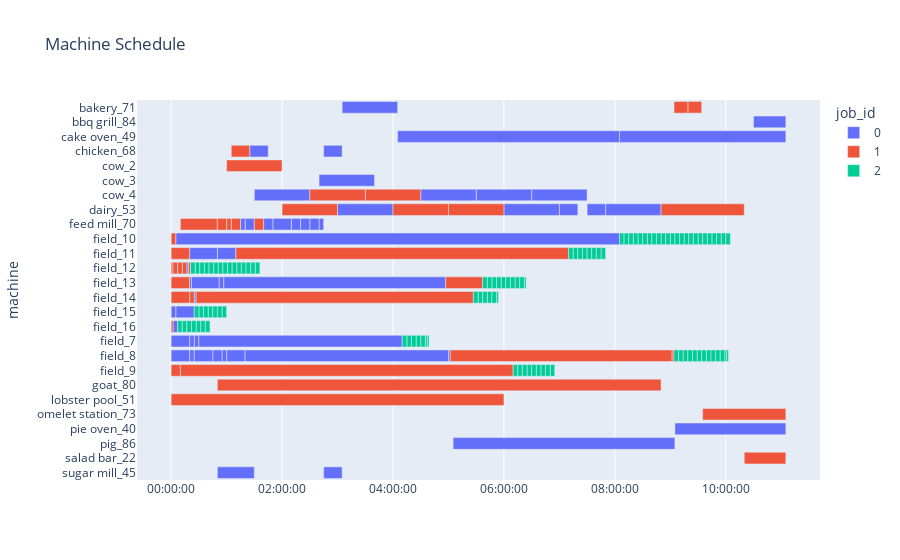
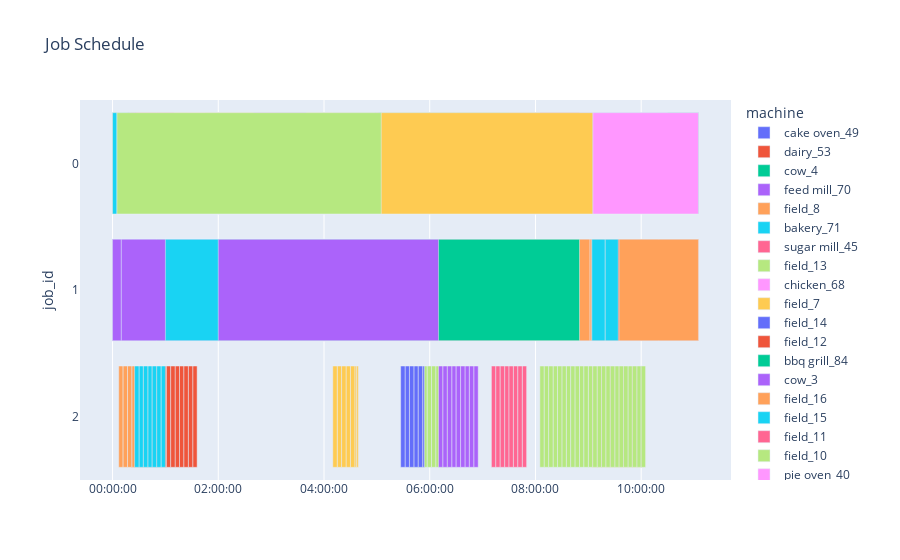

These figures' notebook cell, in order:
### Code cell
import plotly.express as px
import plotly

chart1 = px.timeline(df, x_start="start", x_end="end", y="machine", color="job_id", title="Machine Schedule",
                     # text="task_name",
                        category_orders={"machine": sorted(list(df["machine"].unique()))}
                     )
# hide date only show time
chart1.update_xaxes(type='date', tickformat='%H:%M:%S')
chart1.show()

chart2 = px.timeline(df, x_start="start", x_end="end", y="job_id", color="machine", title="Job Schedule",
                     # text="task_name",
                        category_orders={"job_id": sorted(list(df["job_id"].unique()))}
                     )
chart2.update_xaxes(type='date', tickformat='%H:%M:%S')
chart2.show()

### Figure 1 — Plotly figure (JSON) as saved in the notebook; plotly's stock layout.template omitted (floating-point values rounded to 4 significant figures)
{"data": [{"alignmentgroup": "True", "base": ["1970-01-01T04:05:00", "1970-01-01T03:00:00", "1970-01-01T01:30:00", "1970-01-01T01:20:00", "1970-01-01T00:20:00", "1970-01-01T00:00:00", "1970-01-01T03:05:00", "1970-01-01T02:45:00", "1970-01-01T00:22:00", "1970-01-01T02:45:00", "1970-01-01T02:40:00", "1970-01-01T00:25:00", "1970-01-01T00:25:00", "1970-01-01T00:17:00", "1970-01-01T10:30:00", "1970-01-01T07:50:00", "1970-01-01T02:40:00", "1970-01-01T02:30:00", "1970-01-01T00:52:00", "1970-01-01T01:00:00", "1970-01-01T00:57:00", "1970-01-01T07:30:00", "1970-01-01T06:30:00", "1970-01-01T02:20:00", "1970-01-01T00:02:00", "1970-01-01T00:05:00", "1970-01-01T00:30:00", "1970-01-01T08:05:00", "1970-01-01T07:00:00", "1970-01-01T05:30:00", "1970-01-01T02:10:00", "1970-01-01T00:55:00", "1970-01-01T00:50:00", "1970-01-01T00:05:00", "1970-01-01T05:00:00", "1970-01-01T00:50:00", "1970-01-01T00:20:00", "1970-01-01T09:05:00", "1970-01-01T05:05:00", "1970-01-01T01:50:00", "1970-01-01T00:45:00", "1970-01-01T00:25:00", "1970-01-01T06:00:00", "1970-01-01T04:30:00", "1970-01-01T01:40:00", "1970-01-01T00:20:00", "1970-01-01T00:00:00", "1970-01-01T01:25:00", "1970-01-01T01:15:00", "1970-01-01T00:00:00", "1970-01-01T00:20:00", "1970-01-01T01:20:00"], "hovertemplate": "job_id=0<br>start=%{base}<br>end=%{x}<br>machine=%{y}<extra></extra>", "legendgroup": "0", "marker": {"color": "#636efa", "pattern": {"shape": ""}}, "name": "0", "offsetgroup": "0", "orientation": "h", "showlegend": true, "textposition": "auto", "type": "bar", "x": [14400000, 3600000, 3600000, 600000, 300000, 1200000, 3600000, 1200000, 1800000, 1200000, 300000, 300000, 120000, 120000, 2100000, 3600000, 3600000, 600000, 300000, 1200000, 14400000, 1200000, 3600000, 600000, 300000, 1200000, 13200000, 10800000, 1200000, 3600000, 600000, 300000, 1200000, 28800000, 120000, 2400000, 1800000, 7200000, 14400000, 1200000, 600000, 1200000, 3600000, 3600000, 600000, 300000, 1200000, 1200000, 300000, 300000, 120000, 13200000], "xaxis": "x", "y": ["cake oven_49", "dairy_53", "cow_4", "feed mill_70", "field_8", "field_8", "bakery_71", "sugar mill_45", "field_13", "chicken_68", "feed mill_70", "field_7", "field_14", "field_12", "bbq grill_84", "dairy_53", "cow_3", "feed mill_70", "field_13", "field_8", "field_13", "dairy_53", "cow_4", "feed mill_70", "field_16", "field_15", "field_7", "cake oven_49", "dairy_53", "cow_4", "feed mill_70", "field_8", "field_11", "field_10", "field_8", "sugar mill_45", "field_11", "pie oven_40", "pig_86", "feed mill_70", "field_8", "field_8", "dairy_53", "cow_4", "feed mill_70", "field_7", "field_7", "chicken_68", "feed mill_70", "field_15", "field_13", "field_8"], "yaxis": "y"}, {"alignmentgroup": "True", "base": ["1970-01-01T09:19:00", "1970-01-01T05:00:00", "1970-01-01T03:30:00", "1970-01-01T01:30:00", "1970-01-01T00:12:00", "1970-01-01T00:00:00", "1970-01-01T05:02:00", "1970-01-01T01:10:00", "1970-01-01T00:19:00", "1970-01-01T09:04:00", "1970-01-01T04:00:00", "1970-01-01T02:30:00", "1970-01-01T01:05:00", "1970-01-01T00:20:00", "1970-01-01T00:00:00", "1970-01-01T00:00:00", "1970-01-01T09:02:00", "1970-01-01T10:20:00", "1970-01-01T04:57:00", "1970-01-01T08:50:00", "1970-01-01T00:50:00", "1970-01-01T00:10:00", "1970-01-01T00:00:00", "1970-01-01T00:00:00", "1970-01-01T00:00:00", "1970-01-01T09:35:00", "1970-01-01T01:05:00", "1970-01-01T01:00:00", "1970-01-01T00:07:00", "1970-01-01T00:00:00", "1970-01-01T02:00:00", "1970-01-01T01:00:00", "1970-01-01T00:50:00", "1970-01-01T00:02:00", "1970-01-01T00:00:00", "1970-01-01T00:10:00", "1970-01-01T00:27:00"], "hovertemplate": "job_id=1<br>start=%{base}<br>end=%{x}<br>machine=%{y}<extra></extra>", "legendgroup": "1", "marker": {"color": "#EF553B", "pattern": {"shape": ""}}, "name": "1", "offsetgroup": "1", "orientation": "h", "showlegend": true, "textposition": "auto", "type": "bar", "x": [900000, 3600000, 3600000, 600000, 300000, 1200000, 14400000, 21600000, 120000, 900000, 3600000, 3600000, 600000, 300000, 1200000, 21600000, 120000, 2700000, 2400000, 5400000, 28800000, 2400000, 600000, 300000, 120000, 5400000, 1200000, 300000, 300000, 120000, 3600000, 3600000, 600000, 300000, 1200000, 21600000, 18000000], "xaxis": "x", "y": ["bakery_71", "dairy_53", "cow_4", "feed mill_70", "field_12", "field_11", "field_8", "field_11", "field_12", "bakery_71", "dairy_53", "cow_4", "feed mill_70", "field_14", "field_13", "lobster pool_51", "field_8", "salad bar_22", "field_13", "dairy_53", "goat_80", "feed mill_70", "field_9", "field_10", "field_12", "omelet station_73", "chicken_68", "feed mill_70", "field_12", "field_16", "dairy_53", "cow_2", "feed mill_70", "field_12", "field_14", "field_9", "field_14"], "yaxis": "y"}, {"alignmentgroup": "True", "base": ["1970-01-01T04:37:00", "1970-01-01T09:59:00", "1970-01-01T05:52:00", "1970-01-01T10:01:00", "1970-01-01T04:35:00", "1970-01-01T06:22:00", "1970-01-01T00:26:00", "1970-01-01T05:47:00", "1970-01-01T00:46:00", "1970-01-01T09:04:00", "1970-01-01T09:00:00", "1970-01-01T00:55:00", "1970-01-01T09:29:00", "1970-01-01T08:35:00", "1970-01-01T06:40:00", "1970-01-01T01:31:00", "1970-01-01T04:30:00", "1970-01-01T01:11:00", "1970-01-01T09:49:00", "1970-01-01T06:10:00", "1970-01-01T00:31:00", "1970-01-01T00:32:00", "1970-01-01T05:32:00", "1970-01-01T07:25:00", "1970-01-01T05:42:00", "1970-01-01T09:39:00", "1970-01-01T06:35:00", "1970-01-01T00:27:00", "1970-01-01T00:30:00", "1970-01-01T09:30:00", "1970-01-01T06:15:00", "1970-01-01T09:45:00", "1970-01-01T07:10:00", "1970-01-01T09:54:00", "1970-01-01T09:55:00", "1970-01-01T09:09:00", "1970-01-01T07:45:00", "1970-01-01T00:51:00", "1970-01-01T08:30:00", "1970-01-01T06:12:00", "1970-01-01T00:36:00", "1970-01-01T00:40:00", "1970-01-01T01:01:00", "1970-01-01T05:42:00", "1970-01-01T05:37:00", "1970-01-01T00:35:00", "1970-01-01T06:25:00", "1970-01-01T08:40:00", "1970-01-01T00:56:00", "1970-01-01T08:25:00", "1970-01-01T07:30:00", "1970-01-01T05:47:00", "1970-01-01T07:35:00", "1970-01-01T00:41:00", "1970-01-01T01:06:00", "1970-01-01T07:40:00", "1970-01-01T05:57:00", "1970-01-01T00:50:00", "1970-01-01T00:07:00", "1970-01-01T09:15:00", "1970-01-01T09:20:00", "1970-01-01T07:15:00", "1970-01-01T08:50:00", "1970-01-01T01:16:00", "1970-01-01T06:20:00", "1970-01-01T04:25:00", "1970-01-01T09:34:00", "1970-01-01T00:21:00", "1970-01-01T06:30:00", "1970-01-01T06:50:00", "1970-01-01T09:24:00", "1970-01-01T01:26:00", "1970-01-01T01:21:00", "1970-01-01T04:15:00", "1970-01-01T05:37:00", "1970-01-01T06:17:00", "1970-01-01T00:12:00", "1970-01-01T09:25:00", "1970-01-01T08:45:00", "1970-01-01T09:14:00", "1970-01-01T06:45:00", "1970-01-01T00:45:00", "1970-01-01T09:10:00", "1970-01-01T09:19:00", "1970-01-01T08:05:00", "1970-01-01T06:02:00", "1970-01-01T00:37:00", "1970-01-01T10:00:00", "1970-01-01T05:27:00", "1970-01-01T08:10:00", "1970-01-01T09:40:00", "1970-01-01T09:05:00", "1970-01-01T00:17:00", "1970-01-01T08:20:00", "1970-01-01T09:35:00", "1970-01-01T08:15:00", "1970-01-01T08:55:00", "1970-01-01T04:20:00", "1970-01-01T06:07:00", "1970-01-01T00:22:00", "1970-01-01T09:50:00", "1970-01-01T04:10:00", "1970-01-01T05:52:00", "1970-01-01T09:44:00", "1970-01-01T07:20:00", "1970-01-01T00:25:00"], "hovertemplate": "job_id=2<br>start=%{base}<br>end=%{x}<br>machine=%{y}<extra></extra>", "legendgroup": "2", "marker": {"color": "#00cc96", "pattern": {"shape": ""}}, "name": "2", "offsetgroup": "2", "orientation": "h", "showlegend": true, "textposition": "auto", "type": "bar", "x": [120000, 120000, 120000, 120000, 120000, 120000, 300000, 300000, 300000, 300000, 300000, 300000, 300000, 300000, 300000, 300000, 300000, 300000, 300000, 300000, 300000, 300000, 300000, 300000, 300000, 300000, 300000, 300000, 300000, 300000, 300000, 300000, 300000, 300000, 300000, 300000, 300000, 300000, 300000, 300000, 300000, 300000, 300000, 300000, 300000, 300000, 300000, 300000, 300000, 300000, 300000, 300000, 300000, 300000, 300000, 300000, 300000, 300000, 300000, 300000, 300000, 300000, 300000, 300000, 300000, 300000, 300000, 300000, 300000, 300000, 300000, 300000, 300000, 300000, 300000, 300000, 300000, 300000, 300000, 300000, 300000, 300000, 300000, 300000, 300000, 300000, 300000, 300000, 300000, 300000, 300000, 300000, 300000, 300000, 300000, 300000, 300000, 300000, 300000, 300000, 300000, 300000, 300000, 300000, 300000, 300000], "xaxis": "x", "y": ["field_7", "field_8", "field_14", "field_8", "field_7", "field_13", "field_12", "field_13", "field_12", "field_8", "field_10", "field_15", "field_8", "field_10", "field_9", "field_12", "field_7", "field_12", "field_8", "field_9", "field_12", "field_16", "field_14", "field_11", "field_13", "field_8", "field_9", "field_16", "field_15", "field_10", "field_9", "field_10", "field_11", "field_8", "field_10", "field_8", "field_11", "field_12", "field_10", "field_13", "field_12", "field_15", "field_12", "field_14", "field_13", "field_15", "field_9", "field_10", "field_12", "field_10", "field_11", "field_14", "field_11", "field_12", "field_12", "field_11", "field_13", "field_15", "field_16", "field_10", "field_10", "field_11", "field_10", "field_12", "field_9", "field_7", "field_8", "field_12", "field_9", "field_9", "field_8", "field_12", "field_12", "field_7", "field_14", "field_13", "field_16", "field_10", "field_10", "field_8", "field_9", "field_15", "field_10", "field_8", "field_10", "field_13", "field_16", "field_10", "field_14", "field_10", "field_10", "field_10", "field_16", "field_10", "field_10", "field_10", "field_10", "field_7", "field_13", "field_16", "field_10", "field_7", "field_13", "field_8", "field_11", "field_15"], "yaxis": "y"}], "layout": {"barmode": "overlay", "legend": {"title": {"text": "job_id"}, "tracegroupgap": 0}, "title": {"text": "Machine Schedule"}, "xaxis": {"anchor": "y", "domain": [0, 1], "tickformat": "%H:%M:%S", "type": "date"}, "yaxis": {"anchor": "x", "categoryarray": ["sugar mill_45", "salad bar_22", "pig_86", "pie oven_40", "omelet station_73", "lobster pool_51", "goat_80", "field_9", "field_8", "field_7", "field_16", "field_15", "field_14", "field_13", "field_12", "field_11", "field_10", "feed mill_70", "dairy_53", "cow_4", "cow_3", "cow_2", "chicken_68", "cake oven_49", "bbq grill_84", "bakery_71"], "categoryorder": "array", "domain": [0, 1], "title": {"text": "machine"}}}}

### Figure 2 — Plotly figure (JSON) as saved in the notebook; plotly's stock layout.template omitted (floating-point values rounded to 4 significant figures)
{"data": [{"alignmentgroup": "True", "base": ["1970-01-01T04:05:00", "1970-01-01T08:05:00"], "hovertemplate": "machine=cake oven_49<br>start=%{base}<br>end=%{x}<br>job_id=%{y}<extra></extra>", "legendgroup": "cake oven_49", "marker": {"color": "#636efa", "pattern": {"shape": ""}}, "name": "cake oven_49", "offsetgroup": "cake oven_49", "orientation": "h", "showlegend": true, "textposition": "auto", "type": "bar", "x": [14400000, 10800000], "xaxis": "x", "y": ["0", "0"], "yaxis": "y"}, {"alignmentgroup": "True", "base": ["1970-01-01T03:00:00", "1970-01-01T07:50:00", "1970-01-01T07:30:00", "1970-01-01T07:00:00", "1970-01-01T06:00:00", "1970-01-01T05:00:00", "1970-01-01T04:00:00", "1970-01-01T08:50:00", "1970-01-01T02:00:00"], "hovertemplate": "machine=dairy_53<br>start=%{base}<br>end=%{x}<br>job_id=%{y}<extra></extra>", "legendgroup": "dairy_53", "marker": {"color": "#EF553B", "pattern": {"shape": ""}}, "name": "dairy_53", "offsetgroup": "dairy_53", "orientation": "h", "showlegend": true, "textposition": "auto", "type": "bar", "x": [3600000, 3600000, 1200000, 1200000, 3600000, 3600000, 3600000, 5400000, 3600000], "xaxis": "x", "y": ["0", "0", "0", "0", "0", "1", "1", "1", "1"], "yaxis": "y"}, {"alignmentgroup": "True", "base": ["1970-01-01T01:30:00", "1970-01-01T06:30:00", "1970-01-01T05:30:00", "1970-01-01T04:30:00", "1970-01-01T03:30:00", "1970-01-01T02:30:00"], "hovertemplate": "machine=cow_4<br>start=%{base}<br>end=%{x}<br>job_id=%{y}<extra></extra>", "legendgroup": "cow_4", "marker": {"color": "#00cc96", "pattern": {"shape": ""}}, "name": "cow_4", "offsetgroup": "cow_4", "orientation": "h", "showlegend": true, "textposition": "auto", "type": "bar", "x": [3600000, 3600000, 3600000, 3600000, 3600000, 3600000], "xaxis": "x", "y": ["0", "0", "0", "0", "1", "1"], "yaxis": "y"}, {"alignmentgroup": "True", "base": ["1970-01-01T01:20:00", "1970-01-01T02:40:00", "1970-01-01T02:30:00", "1970-01-01T02:20:00", "1970-01-01T02:10:00", "1970-01-01T01:50:00", "1970-01-01T01:40:00", "1970-01-01T01:15:00", "1970-01-01T01:30:00", "1970-01-01T01:05:00", "1970-01-01T00:10:00", "1970-01-01T01:00:00", "1970-01-01T00:50:00"], "hovertemplate": "machine=feed mill_70<br>start=%{base}<br>end=%{x}<br>job_id=%{y}<extra></extra>", "legendgroup": "feed mill_70", "marker": {"color": "#ab63fa", "pattern": {"shape": ""}}, "name": "feed mill_70", "offsetgroup": "feed mill_70", "orientation": "h", "showlegend": true, "textposition": "auto", "type": "bar", "x": [600000, 300000, 600000, 600000, 600000, 1200000, 600000, 300000, 600000, 600000, 2400000, 300000, 600000], "xaxis": "x", "y": ["0", "0", "0", "0", "0", "0", "0", "0", "1", "1", "1", "1", "1"], "yaxis": "y"}, {"alignmentgroup": "True", "base": ["1970-01-01T00:20:00", "1970-01-01T00:00:00", "1970-01-01T01:00:00", "1970-01-01T00:55:00", "1970-01-01T05:00:00", "1970-01-01T00:45:00", "1970-01-01T00:25:00", "1970-01-01T01:20:00", "1970-01-01T05:02:00", "1970-01-01T09:02:00", "1970-01-01T09:59:00", "1970-01-01T10:01:00", "1970-01-01T09:04:00", "1970-01-01T09:29:00", "1970-01-01T09:49:00", "1970-01-01T09:39:00", "1970-01-01T09:54:00", "1970-01-01T09:09:00", "1970-01-01T09:34:00", "1970-01-01T09:24:00", "1970-01-01T09:14:00", "1970-01-01T09:19:00", "1970-01-01T09:44:00"], "hovertemplate": "machine=field_8<br>start=%{base}<br>end=%{x}<br>job_id=%{y}<extra></extra>", "legendgroup": "field_8", "marker": {"color": "#FFA15A", "pattern": {"shape": ""}}, "name": "field_8", "offsetgroup": "field_8", "orientation": "h", "showlegend": true, "textposition": "auto", "type": "bar", "x": [300000, 1200000, 1200000, 300000, 120000, 600000, 1200000, 13200000, 14400000, 120000, 120000, 120000, 300000, 300000, 300000, 300000, 300000, 300000, 300000, 300000, 300000, 300000, 300000], "xaxis": "x", "y": ["0", "0", "0", "0", "0", "0", "0", "0", "1", "1", "2", "2", "2", "2", "2", "2", "2", "2", "2", "2", "2", "2", "2"], "yaxis": "y"}, {"alignmentgroup": "True", "base": ["1970-01-01T03:05:00", "1970-01-01T09:19:00", "1970-01-01T09:04:00"], "hovertemplate": "machine=bakery_71<br>start=%{base}<br>end=%{x}<br>job_id=%{y}<extra></extra>", "legendgroup": "bakery_71", "marker": {"color": "#19d3f3", "pattern": {"shape": ""}}, "name": "bakery_71", "offsetgroup": "bakery_71", "orientation": "h", "showlegend": true, "textposition": "auto", "type": "bar", "x": [3600000, 900000, 900000], "xaxis": "x", "y": ["0", "1", "1"], "yaxis": "y"}, {"alignmentgroup": "True", "base": ["1970-01-01T02:45:00", "1970-01-01T00:50:00"], "hovertemplate": "machine=sugar mill_45<br>start=%{base}<br>end=%{x}<br>job_id=%{y}<extra></extra>", "legendgroup": "sugar mill_45", "marker": {"color": "#FF6692", "pattern": {"shape": ""}}, "name": "sugar mill_45", "offsetgroup": "sugar mill_45", "orientation": "h", "showlegend": true, "textposition": "auto", "type": "bar", "x": [1200000, 2400000], "xaxis": "x", "y": ["0", "0"], "yaxis": "y"}, {"alignmentgroup": "True", "base": ["1970-01-01T00:22:00", "1970-01-01T00:52:00", "1970-01-01T00:57:00", "1970-01-01T00:20:00", "1970-01-01T00:00:00", "1970-01-01T04:57:00", "1970-01-01T06:22:00", "1970-01-01T05:47:00", "1970-01-01T05:42:00", "1970-01-01T06:12:00", "1970-01-01T05:37:00", "1970-01-01T05:57:00", "1970-01-01T06:17:00", "1970-01-01T06:02:00", "1970-01-01T06:07:00", "1970-01-01T05:52:00"], "hovertemplate": "machine=field_13<br>start=%{base}<br>end=%{x}<br>job_id=%{y}<extra></extra>", "legendgroup": "field_13", "marker": {"color": "#B6E880", "pattern": {"shape": ""}}, "name": "field_13", "offsetgroup": "field_13", "orientation": "h", "showlegend": true, "textposition": "auto", "type": "bar", "x": [1800000, 300000, 14400000, 120000, 1200000, 2400000, 120000, 300000, 300000, 300000, 300000, 300000, 300000, 300000, 300000, 300000], "xaxis": "x", "y": ["0", "0", "0", "0", "1", "1", "2", "2", "2", "2", "2", "2", "2", "2", "2", "2"], "yaxis": "y"}, {"alignmentgroup": "True", "base": ["1970-01-01T02:45:00", "1970-01-01T01:25:00", "1970-01-01T01:05:00"], "hovertemplate": "machine=chicken_68<br>start=%{base}<br>end=%{x}<br>job_id=%{y}<extra></extra>", "legendgroup": "chicken_68", "marker": {"color": "#FF97FF", "pattern": {"shape": ""}}, "name": "chicken_68", "offsetgroup": "chicken_68", "orientation": "h", "showlegend": true, "textposition": "auto", "type": "bar", "x": [1200000, 1200000, 1200000], "xaxis": "x", "y": ["0", "0", "1"], "yaxis": "y"}, {"alignmentgroup": "True", "base": ["1970-01-01T00:25:00", "1970-01-01T00:30:00", "1970-01-01T00:20:00", "1970-01-01T00:00:00", "1970-01-01T04:37:00", "1970-01-01T04:35:00", "1970-01-01T04:30:00", "1970-01-01T04:25:00", "1970-01-01T04:15:00", "1970-01-01T04:20:00", "1970-01-01T04:10:00"], "hovertemplate": "machine=field_7<br>start=%{base}<br>end=%{x}<br>job_id=%{y}<extra></extra>", "legendgroup": "field_7", "marker": {"color": "#FECB52", "pattern": {"shape": ""}}, "name": "field_7", "offsetgroup": "field_7", "orientation": "h", "showlegend": true, "textposition": "auto", "type": "bar", "x": [300000, 13200000, 300000, 1200000, 120000, 120000, 300000, 300000, 300000, 300000, 300000], "xaxis": "x", "y": ["0", "0", "0", "0", "2", "2", "2", "2", "2", "2", "2"], "yaxis": "y"}, {"alignmentgroup": "True", "base": ["1970-01-01T00:25:00", "1970-01-01T00:20:00", "1970-01-01T00:00:00", "1970-01-01T00:27:00", "1970-01-01T05:52:00", "1970-01-01T05:32:00", "1970-01-01T05:42:00", "1970-01-01T05:47:00", "1970-01-01T05:37:00", "1970-01-01T05:27:00"], "hovertemplate": "machine=field_14<br>start=%{base}<br>end=%{x}<br>job_id=%{y}<extra></extra>", "legendgroup": "field_14", "marker": {"color": "#636efa", "pattern": {"shape": ""}}, "name": "field_14", "offsetgroup": "field_14", "orientation": "h", "showlegend": true, "textposition": "auto", "type": "bar", "x": [120000, 300000, 1200000, 18000000, 120000, 300000, 300000, 300000, 300000, 300000], "xaxis": "x", "y": ["0", "1", "1", "1", "2", "2", "2", "2", "2", "2"], "yaxis": "y"}, {"alignmentgroup": "True", "base": ["1970-01-01T00:17:00", "1970-01-01T00:12:00", "1970-01-01T00:19:00", "1970-01-01T00:00:00", "1970-01-01T00:07:00", "1970-01-01T00:02:00", "1970-01-01T00:26:00", "1970-01-01T00:46:00", "1970-01-01T01:31:00", "1970-01-01T01:11:00", "1970-01-01T00:31:00", "1970-01-01T00:51:00", "1970-01-01T00:36:00", "1970-01-01T01:01:00", "1970-01-01T00:56:00", "1970-01-01T00:41:00", "1970-01-01T01:06:00", "1970-01-01T01:16:00", "1970-01-01T00:21:00", "1970-01-01T01:26:00", "1970-01-01T01:21:00"], "hovertemplate": "machine=field_12<br>start=%{base}<br>end=%{x}<br>job_id=%{y}<extra></extra>", "legendgroup": "field_12", "marker": {"color": "#EF553B", "pattern": {"shape": ""}}, "name": "field_12", "offsetgroup": "field_12", "orientation": "h", "showlegend": true, "textposition": "auto", "type": "bar", "x": [120000, 300000, 120000, 120000, 300000, 300000, 300000, 300000, 300000, 300000, 300000, 300000, 300000, 300000, 300000, 300000, 300000, 300000, 300000, 300000, 300000], "xaxis": "x", "y": ["0", "1", "1", "1", "1", "1", "2", "2", "2", "2", "2", "2", "2", "2", "2", "2", "2", "2", "2", "2", "2"], "yaxis": "y"}, {"alignmentgroup": "True", "base": ["1970-01-01T10:30:00"], "hovertemplate": "machine=bbq grill_84<br>start=%{base}<br>end=%{x}<br>job_id=%{y}<extra></extra>", "legendgroup": "bbq grill_84", "marker": {"color": "#00cc96", "pattern": {"shape": ""}}, "name": "bbq grill_84", "offsetgroup": "bbq grill_84", "orientation": "h", "showlegend": true, "textposition": "auto", "type": "bar", "x": [2100000], "xaxis": "x", "y": ["0"], "yaxis": "y"}, {"alignmentgroup": "True", "base": ["1970-01-01T02:40:00"], "hovertemplate": "machine=cow_3<br>start=%{base}<br>end=%{x}<br>job_id=%{y}<extra></extra>", "legendgroup": "cow_3", "marker": {"color": "#ab63fa", "pattern": {"shape": ""}}, "name": "cow_3", "offsetgroup": "cow_3", "orientation": "h", "showlegend": true, "textposition": "auto", "type": "bar", "x": [3600000], "xaxis": "x", "y": ["0"], "yaxis": "y"}, {"alignmentgroup": "True", "base": ["1970-01-01T00:02:00", "1970-01-01T00:00:00", "1970-01-01T00:32:00", "1970-01-01T00:27:00", "1970-01-01T00:07:00", "1970-01-01T00:12:00", "1970-01-01T00:37:00", "1970-01-01T00:17:00", "1970-01-01T00:22:00"], "hovertemplate": "machine=field_16<br>start=%{base}<br>end=%{x}<br>job_id=%{y}<extra></extra>", "legendgroup": "field_16", "marker": {"color": "#FFA15A", "pattern": {"shape": ""}}, "name": "field_16", "offsetgroup": "field_16", "orientation": "h", "showlegend": true, "textposition": "auto", "type": "bar", "x": [300000, 120000, 300000, 300000, 300000, 300000, 300000, 300000, 300000], "xaxis": "x", "y": ["0", "1", "2", "2", "2", "2", "2", "2", "2"], "yaxis": "y"}, {"alignmentgroup": "True", "base": ["1970-01-01T00:05:00", "1970-01-01T00:00:00", "1970-01-01T00:55:00", "1970-01-01T00:30:00", "1970-01-01T00:40:00", "1970-01-01T00:35:00", "1970-01-01T00:50:00", "1970-01-01T00:45:00", "1970-01-01T00:25:00"], "hovertemplate": "machine=field_15<br>start=%{base}<br>end=%{x}<br>job_id=%{y}<extra></extra>", "legendgroup": "field_15", "marker": {"color": "#19d3f3", "pattern": {"shape": ""}}, "name": "field_15", "offsetgroup": "field_15", "orientation": "h", "showlegend": true, "textposition": "auto", "type": "bar", "x": [1200000, 300000, 300000, 300000, 300000, 300000, 300000, 300000, 300000], "xaxis": "x", "y": ["0", "0", "2", "2", "2", "2", "2", "2", "2"], "yaxis": "y"}, {"alignmentgroup": "True", "base": ["1970-01-01T00:50:00", "1970-01-01T00:20:00", "1970-01-01T00:00:00", "1970-01-01T01:10:00", "1970-01-01T07:25:00", "1970-01-01T07:10:00", "1970-01-01T07:45:00", "1970-01-01T07:30:00", "1970-01-01T07:35:00", "1970-01-01T07:40:00", "1970-01-01T07:15:00", "1970-01-01T07:20:00"], "hovertemplate": "machine=field_11<br>start=%{base}<br>end=%{x}<br>job_id=%{y}<extra></extra>", "legendgroup": "field_11", "marker": {"color": "#FF6692", "pattern": {"shape": ""}}, "name": "field_11", "offsetgroup": "field_11", "orientation": "h", "showlegend": true, "textposition": "auto", "type": "bar", "x": [1200000, 1800000, 1200000, 21600000, 300000, 300000, 300000, 300000, 300000, 300000, 300000, 300000], "xaxis": "x", "y": ["0", "0", "1", "1", "2", "2", "2", "2", "2", "2", "2", "2"], "yaxis": "y"}, {"alignmentgroup": "True", "base": ["1970-01-01T00:05:00", "1970-01-01T00:00:00", "1970-01-01T09:00:00", "1970-01-01T08:35:00", "1970-01-01T09:30:00", "1970-01-01T09:45:00", "1970-01-01T09:55:00", "1970-01-01T08:30:00", "1970-01-01T08:40:00", "1970-01-01T08:25:00", "1970-01-01T09:15:00", "1970-01-01T09:20:00", "1970-01-01T08:50:00", "1970-01-01T09:25:00", "1970-01-01T08:45:00", "1970-01-01T09:10:00", "1970-01-01T08:05:00", "1970-01-01T10:00:00", "1970-01-01T08:10:00", "1970-01-01T09:40:00", "1970-01-01T09:05:00", "1970-01-01T08:20:00", "1970-01-01T09:35:00", "1970-01-01T08:15:00", "1970-01-01T08:55:00", "1970-01-01T09:50:00"], "hovertemplate": "machine=field_10<br>start=%{base}<br>end=%{x}<br>job_id=%{y}<extra></extra>", "legendgroup": "field_10", "marker": {"color": "#B6E880", "pattern": {"shape": ""}}, "name": "field_10", "offsetgroup": "field_10", "orientation": "h", "showlegend": true, "textposition": "auto", "type": "bar", "x": [28800000, 300000, 300000, 300000, 300000, 300000, 300000, 300000, 300000, 300000, 300000, 300000, 300000, 300000, 300000, 300000, 300000, 300000, 300000, 300000, 300000, 300000, 300000, 300000, 300000, 300000], "xaxis": "x", "y": ["0", "1", "2", "2", "2", "2", "2", "2", "2", "2", "2", "2", "2", "2", "2", "2", "2", "2", "2", "2", "2", "2", "2", "2", "2", "2"], "yaxis": "y"}, {"alignmentgroup": "True", "base": ["1970-01-01T09:05:00"], "hovertemplate": "machine=pie oven_40<br>start=%{base}<br>end=%{x}<br>job_id=%{y}<extra></extra>", "legendgroup": "pie oven_40", "marker": {"color": "#FF97FF", "pattern": {"shape": ""}}, "name": "pie oven_40", "offsetgroup": "pie oven_40", "orientation": "h", "showlegend": true, "textposition": "auto", "type": "bar", "x": [7200000], "xaxis": "x", "y": ["0"], "yaxis": "y"}, {"alignmentgroup": "True", "base": ["1970-01-01T05:05:00"], "hovertemplate": "machine=pig_86<br>start=%{base}<br>end=%{x}<br>job_id=%{y}<extra></extra>", "legendgroup": "pig_86", "marker": {"color": "#FECB52", "pattern": {"shape": ""}}, "name": "pig_86", "offsetgroup": "pig_86", "orientation": "h", "showlegend": true, "textposition": "auto", "type": "bar", "x": [14400000], "xaxis": "x", "y": ["0"], "yaxis": "y"}, {"alignmentgroup": "True", "base": ["1970-01-01T00:00:00"], "hovertemplate": "machine=lobster pool_51<br>start=%{base}<br>end=%{x}<br>job_id=%{y}<extra></extra>", "legendgroup": "lobster pool_51", "marker": {"color": "#636efa", "pattern": {"shape": ""}}, "name": "lobster pool_51", "offsetgroup": "lobster pool_51", "orientation": "h", "showlegend": true, "textposition": "auto", "type": "bar", "x": [21600000], "xaxis": "x", "y": ["1"], "yaxis": "y"}, {"alignmentgroup": "True", "base": ["1970-01-01T10:20:00"], "hovertemplate": "machine=salad bar_22<br>start=%{base}<br>end=%{x}<br>job_id=%{y}<extra></extra>", "legendgroup": "salad bar_22", "marker": {"color": "#EF553B", "pattern": {"shape": ""}}, "name": "salad bar_22", "offsetgroup": "salad bar_22", "orientation": "h", "showlegend": true, "textposition": "auto", "type": "bar", "x": [2700000], "xaxis": "x", "y": ["1"], "yaxis": "y"}, {"alignmentgroup": "True", "base": ["1970-01-01T00:50:00"], "hovertemplate": "machine=goat_80<br>start=%{base}<br>end=%{x}<br>job_id=%{y}<extra></extra>", "legendgroup": "goat_80", "marker": {"color": "#00cc96", "pattern": {"shape": ""}}, "name": "goat_80", "offsetgroup": "goat_80", "orientation": "h", "showlegend": true, "textposition": "auto", "type": "bar", "x": [28800000], "xaxis": "x", "y": ["1"], "yaxis": "y"}, {"alignmentgroup": "True", "base": ["1970-01-01T00:00:00", "1970-01-01T00:10:00", "1970-01-01T06:40:00", "1970-01-01T06:10:00", "1970-01-01T06:35:00", "1970-01-01T06:15:00", "1970-01-01T06:25:00", "1970-01-01T06:20:00", "1970-01-01T06:30:00", "1970-01-01T06:50:00", "1970-01-01T06:45:00"], "hovertemplate": "machine=field_9<br>start=%{base}<br>end=%{x}<br>job_id=%{y}<extra></extra>", "legendgroup": "field_9", "marker": {"color": "#ab63fa", "pattern": {"shape": ""}}, "name": "field_9", "offsetgroup": "field_9", "orientation": "h", "showlegend": true, "textposition": "auto", "type": "bar", "x": [600000, 21600000, 300000, 300000, 300000, 300000, 300000, 300000, 300000, 300000, 300000], "xaxis": "x", "y": ["1", "1", "2", "2", "2", "2", "2", "2", "2", "2", "2"], "yaxis": "y"}, {"alignmentgroup": "True", "base": ["1970-01-01T09:35:00"], "hovertemplate": "machine=omelet station_73<br>start=%{base}<br>end=%{x}<br>job_id=%{y}<extra></extra>", "legendgroup": "omelet station_73", "marker": {"color": "#FFA15A", "pattern": {"shape": ""}}, "name": "omelet station_73", "offsetgroup": "omelet station_73", "orientation": "h", "showlegend": true, "textposition": "auto", "type": "bar", "x": [5400000], "xaxis": "x", "y": ["1"], "yaxis": "y"}, {"alignmentgroup": "True", "base": ["1970-01-01T01:00:00"], "hovertemplate": "machine=cow_2<br>start=%{base}<br>end=%{x}<br>job_id=%{y}<extra></extra>", "legendgroup": "cow_2", "marker": {"color": "#19d3f3", "pattern": {"shape": ""}}, "name": "cow_2", "offsetgroup": "cow_2", "orientation": "h", "showlegend": true, "textposition": "auto", "type": "bar", "x": [3600000], "xaxis": "x", "y": ["1"], "yaxis": "y"}], "layout": {"barmode": "overlay", "legend": {"title": {"text": "machine"}, "tracegroupgap": 0}, "title": {"text": "Job Schedule"}, "xaxis": {"anchor": "y", "domain": [0, 1], "tickformat": "%H:%M:%S", "type": "date"}, "yaxis": {"anchor": "x", "categoryarray": ["2", "1", "0"], "categoryorder": "array", "domain": [0, 1], "title": {"text": "job_id"}}}}
